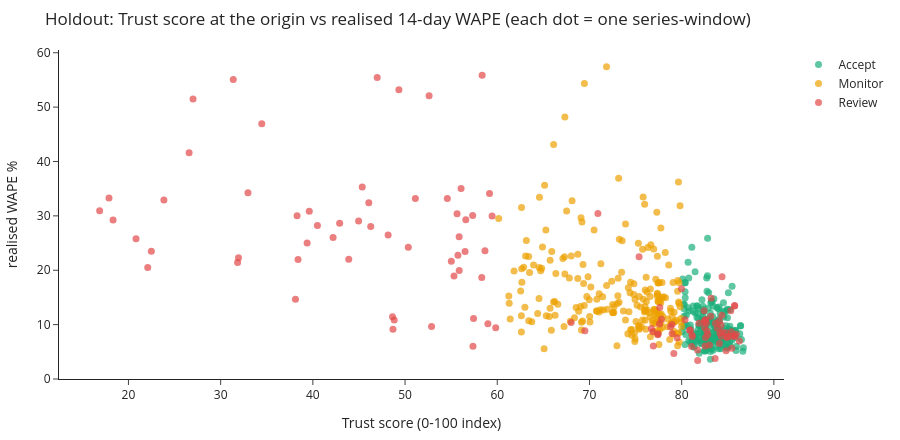

Notebook cell for this chart:
### Code cell
jv = hs.merge(realised, on=["series_id", "origin"])
fig = px.scatter(jv, x="score", y="wape", color="band", color_discrete_map=BAND_COLOR, opacity=0.7,
                 category_orders={"band": ["Accept", "Monitor", "Review"]},
                 hover_data={"score": ":.1f", "wape": ":.1f"},  # no series/origin ids: band membership per window stays private
                 title="Holdout: Trust score at the origin vs realised 14-day WAPE (each dot = one series-window)")
fig.update_traces(marker_size=7)
for x in (60, 80):
    fig.add_vline(x=x, line_dash="dot", line_color="#52514e")
fig.update_layout(**{**LAYOUT, "height": 440}, xaxis_title="Trust score (0-100 index)", yaxis_title="realised WAPE %",
                  yaxis_range=[0, min(100, float(jv.wape.quantile(0.995)) + 5)])
fig.show()

### Figure 1 — Plotly figure (JSON) as saved in the notebook; plotly's stock layout.template omitted (floating-point values rounded to 4 significant figures; data arrays with more than 128 entries replaced by an {"elided": "..."} marker saying what was removed)
{"data": [{"hovertemplate": "band=Accept<br>score=%{x:.1f}<br>wape=%{y:.1f}<extra></extra>", "legendgroup": "Accept", "marker": {"color": "#1baf7a", "opacity": 0.7, "size": 7, "symbol": "circle"}, "mode": "markers", "name": "Accept", "orientation": "v", "showlegend": true, "type": "scatter", "x": {"elided": "225 float values"}, "xaxis": "x", "y": {"elided": "225 float values"}, "yaxis": "y"}, {"hovertemplate": "band=Monitor<br>score=%{x:.1f}<br>wape=%{y:.1f}<extra></extra>", "legendgroup": "Monitor", "marker": {"color": "#eda100", "opacity": 0.7, "size": 7, "symbol": "circle"}, "mode": "markers", "name": "Monitor", "orientation": "v", "showlegend": true, "type": "scatter", "x": {"elided": "228 float values"}, "xaxis": "x", "y": {"elided": "228 float values"}, "yaxis": "y"}, {"hovertemplate": "band=Review<br>score=%{x:.1f}<br>wape=%{y:.1f}<extra></extra>", "legendgroup": "Review", "marker": {"color": "#e34948", "opacity": 0.7, "size": 7, "symbol": "circle"}, "mode": "markers", "name": "Review", "orientation": "v", "showlegend": true, "type": "scatter", "x": [38.11, 79.98, 78.97, 22.49, 84.38, 55.88, 85.73, 79.15, 81.11, 84.9, 77.81, 76.93, 80.94, 77.63, 82.53, 39.38, 83.86, 76.88, 78.79, 55.31, 77.45, 79.51, 82.62, 85.71, 75.38, 83.16, 57.43, 84.3, 83.63, 84.14, 85.44, 81.17, 81.72, 34.09, 31.94, 59.44, 48.69, 85.39, 68.01, 38.39, 78.96, 22.09, 84.36, 55.74, 85.75, 81.08, 80.86, 39.61, 83.67, 55.02, 77.42, 82.5, 57.37, 84.28, 84.09, 81.74, 34.46, 31.84, 59.16, 48.64, 85.33, 69.51, 40.5, 80.37, 23.85, 56.51, 85.74, 81.87, 42.19, 83.01, 55.87, 76.72, 58.98, 84.81, 20.82, 32.96, 55.64, 48.83, 84.93, 49.33, 82.43, 27.0, 58.67, 85.33, 82.52, 43.89, 82.73, 56.08, 84.36, 86.26, 16.87, 38.29, 50.35, 52.88, 52.61, 82.47, 31.37, 58.32, 84.82, 82.83, 48.16, 83.2, 56.59, 51.12, 84.08, 85.93, 18.33, 42.91, 46.27, 59.83, 45.35, 26.58, 82.59, 57.33, 82.69, 54.58, 46.98, 70.92, 58.36, 77.6, 17.89, 44.96, 46.07], "xaxis": "x", "y": [14.65, 16.59, 10.02, 23.49, 18.8, 19.94, 7.932, 4.706, 8.077, 7.621, 10.97, 6.071, 9.021, 13.14, 6.046, 25.01, 9.393, 8.71, 9.629, 18.93, 8.337, 7.598, 10.88, 7.801, 22.5, 11.55, 11.12, 7.865, 3.783, 8.479, 5.671, 7.829, 5.328, 85.14, 22.31, 29.97, 9.168, 8.697, 10.4, 21.96, 8.351, 20.52, 11.73, 22.75, 13.52, 5.967, 8.955, 30.84, 10.27, 21.67, 8.132, 9.475, 6.023, 9.931, 6.536, 3.385, 46.94, 21.43, 34.11, 11.46, 7.84, 8.876, 28.22, 10.91, 32.92, 23.43, 13.43, 10.23, 26.03, 6.238, 26.14, 9.29, 10.15, 8.487, 25.8, 34.24, 30.4, 10.87, 7.781, 53.22, 12.54, 51.48, 23.59, 12.53, 10.85, 22.01, 8.85, 35.01, 8.692, 6.994, 30.92, 30.03, 24.25, 9.662, 52.09, 10.52, 55.07, 18.64, 5.193, 8.192, 26.5, 14.83, 29.28, 33.21, 10.73, 8.228, 29.24, 28.65, 28.06, 9.445, 35.3, 41.62, 7.654, 30.08, 10.29, 33.21, 55.45, 30.44, 55.86, 10.1, 33.31, 29.07, 32.43], "yaxis": "y"}], "layout": {"font": {"size": 12}, "height": 440, "legend": {"title": {}, "tracegroupgap": 0}, "margin": {"b": 40, "l": 50, "r": 20, "t": 50}, "shapes": [{"line": {"color": "#52514e", "dash": "dot"}, "type": "line", "x0": 60, "x1": 60, "xref": "x", "y0": 0, "y1": 1, "yref": "y domain"}, {"line": {"color": "#52514e", "dash": "dot"}, "type": "line", "x0": 80, "x1": 80, "xref": "x", "y0": 0, "y1": 1, "yref": "y domain"}], "title": {"text": "Holdout: Trust score at the origin vs realised 14-day WAPE (each dot = one series-window)"}, "xaxis": {"anchor": "y", "domain": [0.0, 1.0], "title": {"text": "Trust score (0-100 index)"}}, "yaxis": {"anchor": "x", "domain": [0.0, 1.0], "range": [0, 60.51], "title": {"text": "realised WAPE %"}}}}
